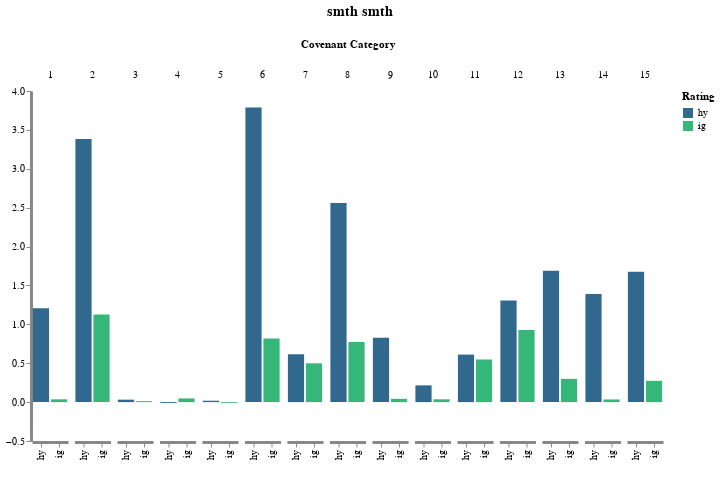

The code cell stored with this chart in its notebook:
### Code cell
color_scale="viridis"
cal_formula=""
cal_var=""
col_var="cov_cat"
col_var_type="ordinal"
col_title="Covenant Category"
col_sort="ascending"
x_var="sbm:n"
x_var_type="nominal"
x_axis_title=" "
width_step=18
legend_title="Secondary Market"
spacing=4.5
height=350
save_plt=true
plt_type = "cov_cat"
file_ext="png"

y_var="perc_diff"
y_axis_title="% Diff in the Number of Issuers"
title=["ATS v.s. OTC % Difference in Rating- Contingent Number of Non-MTN-Bond Issuers" ,
       " by Number of Covenant Categories per Bond"]
# if :period in Symbol.(names(tt))
#     title[end] = string(title[end], " - ", tt[1, :period])
# end


x_var="rt:n"
x_var_type="nominal"
legend_title="Rating"

# rt_tt[:, "sbm2"] .= uppercase.(string.(rt_tt[:, :sbm]))
# row_var="sbm2"
# y_var = "perc_sbm_total"
col_var = "cov_cat"
row_var_type="ordinal"
row_var_title="Covenant Categories"
y_axis_title=""
title = ["smth smth"]
save_plt = false

p = PlotMod.sbm_vega_plt(rt_tt, col_var, x_var, y_var;
                         col_var_type=col_var_type,
                         col_title=col_title, 
                         col_sort=col_sort,
                         x_var_type=x_var_type,
                         x_axis_title=x_axis_title, 
                         y_axis_title=y_axis_title, 
                         legend_title=legend_title, 
                         color_scale=color_scale,
                         title=title, 
                         spacing=spacing,
                         width_step=width_step,
                         height=height,
                         save_plt=save_plt,
                         plt_type=plt_type,
                         stats_var=stats_var)



# include(string(scripts_path, "/", "single_vega_plt_script.jl"))
# push!(pl, p)

### Figure 1 — Vega-Lite specification as saved in the notebook (floating-point values rounded to 4 significant figures)
{"config": {"axis": {"domainWidth": 3}, "opacity": {"value": 0.7}, "view": {"stroke": "transparent"}}, "data": {"values": [{"cov_cat": 1, "perc_ats": 20.75, "perc_diff": 1.208, "perc_otc": 19.55, "rt": "hy", "value_ats": 363, "value_diff": -8, "value_otc": 371}, {"cov_cat": 2, "perc_ats": 78.67, "perc_diff": 3.384, "perc_otc": 75.29, "rt": "hy", "value_ats": 1376, "value_diff": -53, "value_otc": 1429}, {"cov_cat": 3, "perc_ats": 0.4002, "perc_diff": 0.03142, "perc_otc": 0.3688, "rt": "hy", "value_ats": 7, "value_diff": 0, "value_otc": 7}, {"cov_cat": 4, "perc_ats": 0.5146, "perc_diff": -0.01229, "perc_otc": 0.5269, "rt": "hy", "value_ats": 9, "value_diff": -1, "value_otc": 10}, {"cov_cat": 5, "perc_ats": 0.2287, "perc_diff": 0.01795, "perc_otc": 0.2107, "rt": "hy", "value_ats": 4, "value_diff": 0, "value_otc": 4}, {"cov_cat": 6, "perc_ats": 70.38, "perc_diff": 3.787, "perc_otc": 66.6, "rt": "hy", "value_ats": 1231, "value_diff": -33, "value_otc": 1264}, {"cov_cat": 7, "perc_ats": 97.77, "perc_diff": 0.6153, "perc_otc": 97.15, "rt": "hy", "value_ats": 1710, "value_diff": -134, "value_otc": 1844}, {"cov_cat": 8, "perc_ats": 42.02, "perc_diff": 2.561, "perc_otc": 39.46, "rt": "hy", "value_ats": 735, "value_diff": -14, "value_otc": 749}, {"cov_cat": 9, "perc_ats": 13.89, "perc_diff": 0.8273, "perc_otc": 13.07, "rt": "hy", "value_ats": 243, "value_diff": -5, "value_otc": 248}, {"cov_cat": 10, "perc_ats": 2.744, "perc_diff": 0.2154, "perc_otc": 2.529, "rt": "hy", "value_ats": 48, "value_diff": 0, "value_otc": 48}, {"cov_cat": 11, "perc_ats": 84.96, "perc_diff": 0.6109, "perc_otc": 84.35, "rt": "hy", "value_ats": 1486, "value_diff": -115, "value_otc": 1601}, {"cov_cat": 12, "perc_ats": 67.64, "perc_diff": 1.306, "perc_otc": 66.33, "rt": "hy", "value_ats": 1183, "value_diff": -76, "value_otc": 1259}, {"cov_cat": 13, "perc_ats": 84.62, "perc_diff": 1.69, "perc_otc": 82.93, "rt": "hy", "value_ats": 1480, "value_diff": -94, "value_otc": 1574}, {"cov_cat": 14, "perc_ats": 25.1, "perc_diff": 1.391, "perc_otc": 23.71, "rt": "hy", "value_ats": 439, "value_diff": -11, "value_otc": 450}, {"cov_cat": 15, "perc_ats": 84.45, "perc_diff": 1.677, "perc_otc": 82.77, "rt": "hy", "value_ats": 1477, "value_diff": -94, "value_otc": 1571}, {"cov_cat": 1, "perc_ats": 1.724, "perc_diff": 0.03606, "perc_otc": 1.688, "rt": "ig", "value_ats": 109, "value_diff": -4, "value_otc": 113}, {"cov_cat": 2, "perc_ats": 78.88, "perc_diff": 1.127, "perc_otc": 77.76, "rt": "ig", "value_ats": 4987, "value_diff": -218, "value_otc": 5205}, {"cov_cat": 3, "perc_ats": 1.028, "perc_diff": 0.01232, "perc_otc": 1.016, "rt": "ig", "value_ats": 65, "value_diff": -3, "value_otc": 68}, {"cov_cat": 4, "perc_ats": 1.392, "perc_diff": 0.04748, "perc_otc": 1.344, "rt": "ig", "value_ats": 88, "value_diff": -2, "value_otc": 90}, {"cov_cat": 5, "perc_ats": 0.07909, "perc_diff": -0.01054, "perc_otc": 0.08963, "rt": "ig", "value_ats": 5, "value_diff": -1, "value_otc": 6}, {"cov_cat": 6, "perc_ats": 56.36, "perc_diff": 0.8165, "perc_otc": 55.54, "rt": "ig", "value_ats": 3563, "value_diff": -155, "value_otc": 3718}, {"cov_cat": 7, "perc_ats": 94.73, "perc_diff": 0.499, "perc_otc": 94.23, "rt": "ig", "value_ats": 5989, "value_diff": -319, "value_otc": 6308}, {"cov_cat": 8, "perc_ats": 40.49, "perc_diff": 0.7714, "perc_otc": 39.72, "rt": "ig", "value_ats": 2560, "value_diff": -99, "value_otc": 2659}, {"cov_cat": 9, "perc_ats": 1.566, "perc_diff": 0.04221, "perc_otc": 1.524, "rt": "ig", "value_ats": 99, "value_diff": -3, "value_otc": 102}, {"cov_cat": 10, "perc_ats": 0.9174, "perc_diff": 0.03604, "perc_otc": 0.8814, "rt": "ig", "value_ats": 58, "value_diff": -1, "value_otc": 59}, {"cov_cat": 11, "perc_ats": 76.8, "perc_diff": 0.5479, "perc_otc": 76.25, "rt": "ig", "value_ats": 4855, "value_diff": -249, "value_otc": 5104}, {"cov_cat": 12, "perc_ats": 32.79, "perc_diff": 0.9259, "perc_otc": 31.86, "rt": "ig", "value_ats": 2073, "value_diff": -60, "value_otc": 2133}, {"cov_cat": 13, "perc_ats": 76.08, "perc_diff": 0.2992, "perc_otc": 75.78, "rt": "ig", "value_ats": 4810, "value_diff": -263, "value_otc": 5073}, {"cov_cat": 14, "perc_ats": 1.424, "perc_diff": 0.0343, "perc_otc": 1.389, "rt": "ig", "value_ats": 90, "value_diff": -3, "value_otc": 93}, {"cov_cat": 15, "perc_ats": 75.09, "perc_diff": 0.2737, "perc_otc": 74.81, "rt": "ig", "value_ats": 4747, "value_diff": -261, "value_otc": 5008}]}, "encoding": {"color": {"field": "rt", "legend": {"title": "Rating"}, "scale": {"scheme": "viridis"}, "type": "nominal"}, "column": {"field": "cov_cat", "sort": "ascending", "title": "Covenant Category", "type": "ordinal"}, "x": {"axis": {"title": " "}, "field": "rt", "type": "nominal"}, "y": {"axis": {"grid": false, "stack": null, "title": ""}, "field": "perc_diff", "type": "quantitative"}}, "height": 350, "mark": "bar", "spacing": 4.5, "title": {"align": "center", "anchor": "middle", "fontSize": 14, "offset": 20, "text": ["smth smth"]}, "width": {"step": 18}}
